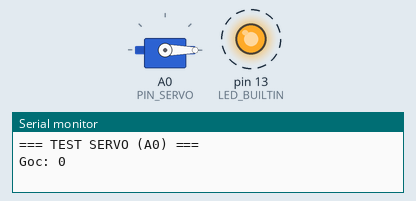
The sketch below on a simulated Arduino Uno, built with avr-gcc and run on an emulated ATmega328P. Shown: servo, output pins drawn as LEDs (lit = HIGH), the last lines printed to the serial monitor. Dashed ring = blinking.

Above: at 0.05 s.
At 2.05 s:
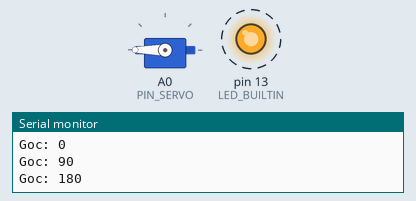
At 3.1 s:
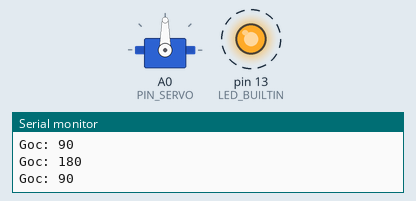
Timing chart, 0 to 5.2 s (numbered marks = the images above):
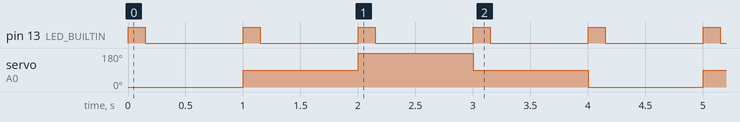

The sketch:

test_servo.ino
```cpp
/*
 * TEST SERVO - chỉ để xem servo có quay không
 *
 * Đấu nối: Signal (cam) -> A0, đỏ -> 5V, nâu -> GND
 *
 * Nạp xong servo tự chạy, không cần gõ lệnh:
 *   0 độ -> 90 độ -> 180 độ -> 90 độ -> lặp lại, mỗi vị trí giữ 1 giây.
 * LED trên board (D13) nháy mỗi lần đổi góc, Serial Monitor (9600 baud) in góc đang đặt.
 *
 * Nếu dòng "=== TEST SERVO ===" in lại liên tục: Arduino bị reset do servo làm sụt nguồn
 * -> cấp nguồn 5V riêng cho servo, nối chung GND với Arduino.
 */
#include <Servo.h>

const uint8_t PIN_SERVO = A0;
const uint8_t ANGLES[] = { 0, 90, 180, 90 };

Servo servo;
uint8_t idx = 0;

void setup() {
  pinMode(LED_BUILTIN, OUTPUT);
  Serial.begin(9600);
  Serial.println(F("=== TEST SERVO (A0) ==="));
  servo.attach(PIN_SERVO);
}

void loop() {
  uint8_t a = ANGLES[idx];
  servo.write(a);
  Serial.print(F("Goc: ")); Serial.println(a);
  digitalWrite(LED_BUILTIN, HIGH); delay(150); digitalWrite(LED_BUILTIN, LOW);
  idx = (idx + 1) % 4;
  delay(850);
}
```

Measured:
- by itself, pin 13 (LED_BUILTIN): alternates HIGH for 0.15 s and LOW for 0.85 s
- by itself, servo on A0 (PIN_SERVO): repeats every 4.0 s: 180° 1.0 s, 90° 1.0 s, 0° 1.0 s, 90° 1.0 s
